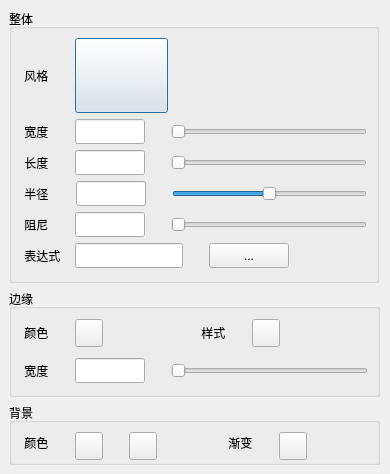
<?xml version="1.0" encoding="UTF-8"?>
<ui version="4.0">
 <class>CNeedleDialog</class>
 <widget class="QDialog" name="CNeedleDialog">
  <property name="geometry">
   <rect>
    <x>0</x>
    <y>0</y>
    <width>390</width>
    <height>474</height>
   </rect>
  </property>
  <property name="windowTitle">
   <string>Dialog</string>
  </property>
  <widget class="QGroupBox" name="groupBox">
   <property name="geometry">
    <rect>
     <x>9</x>
     <y>9</y>
     <width>370</width>
     <height>274</height>
    </rect>
   </property>
   <property name="title">
    <string>整体</string>
   </property>
   <layout class="QGridLayout" name="gridLayout">
    <item row="0" column="0">
     <layout class="QHBoxLayout" name="horizontalLayout">
      <item>
       <widget class="QLabel" name="label">
        <property name="text">
         <string> 风格</string>
        </property>
       </widget>
      </item>
      <item>
       <spacer name="horizontalSpacer">
        <property name="orientation">
         <enum>Qt::Horizontal</enum>
        </property>
        <property name="sizeType">
         <enum>QSizePolicy::Fixed</enum>
        </property>
        <property name="sizeHint" stdset="0">
         <size>
          <width>20</width>
          <height>20</height>
         </size>
        </property>
       </spacer>
      </item>
      <item>
       <widget class="QPushButton" name="needleStyBtn">
        <property name="minimumSize">
         <size>
          <width>93</width>
          <height>75</height>
         </size>
        </property>
        <property name="maximumSize">
         <size>
          <width>93</width>
          <height>75</height>
         </size>
        </property>
        <property name="text">
         <string/>
        </property>
       </widget>
      </item>
      <item>
       <spacer name="horizontalSpacer_2">
        <property name="orientation">
         <enum>Qt::Horizontal</enum>
        </property>
        <property name="sizeHint" stdset="0">
         <size>
          <width>40</width>
          <height>20</height>
         </size>
        </property>
       </spacer>
      </item>
     </layout>
    </item>
    <item row="1" column="0">
     <layout class="QHBoxLayout" name="horizontalLayout_2">
      <item>
       <widget class="QLabel" name="label_2">
        <property name="text">
         <string> 宽度</string>
        </property>
       </widget>
      </item>
      <item>
       <spacer name="horizontalSpacer_3">
        <property name="orientation">
         <enum>Qt::Horizontal</enum>
        </property>
        <property name="sizeType">
         <enum>QSizePolicy::Fixed</enum>
        </property>
        <property name="sizeHint" stdset="0">
         <size>
          <width>20</width>
          <height>20</height>
         </size>
        </property>
       </spacer>
      </item>
      <item>
       <widget class="QLineEdit" name="widEdit">
        <property name="minimumSize">
         <size>
          <width>70</width>
          <height>25</height>
         </size>
        </property>
        <property name="maximumSize">
         <size>
          <width>70</width>
          <height>25</height>
         </size>
        </property>
       </widget>
      </item>
      <item>
       <spacer name="horizontalSpacer_4">
        <property name="orientation">
         <enum>Qt::Horizontal</enum>
        </property>
        <property name="sizeType">
         <enum>QSizePolicy::Fixed</enum>
        </property>
        <property name="sizeHint" stdset="0">
         <size>
          <width>20</width>
          <height>20</height>
         </size>
        </property>
       </spacer>
      </item>
      <item>
       <widget class="QSlider" name="widSlider">
        <property name="minimum">
         <number>10</number>
        </property>
        <property name="maximum">
         <number>250</number>
        </property>
        <property name="orientation">
         <enum>Qt::Horizontal</enum>
        </property>
       </widget>
      </item>
     </layout>
    </item>
    <item row="2" column="0">
     <layout class="QHBoxLayout" name="horizontalLayout_3">
      <item>
       <widget class="QLabel" name="label_3">
        <property name="text">
         <string> 长度</string>
        </property>
       </widget>
      </item>
      <item>
       <spacer name="horizontalSpacer_5">
        <property name="orientation">
         <enum>Qt::Horizontal</enum>
        </property>
        <property name="sizeType">
         <enum>QSizePolicy::Fixed</enum>
        </property>
        <property name="sizeHint" stdset="0">
         <size>
          <width>20</width>
          <height>20</height>
         </size>
        </property>
       </spacer>
      </item>
      <item>
       <widget class="QLineEdit" name="lenEdit">
        <property name="minimumSize">
         <size>
          <width>70</width>
          <height>25</height>
         </size>
        </property>
        <property name="maximumSize">
         <size>
          <width>70</width>
          <height>25</height>
         </size>
        </property>
       </widget>
      </item>
      <item>
       <spacer name="horizontalSpacer_6">
        <property name="orientation">
         <enum>Qt::Horizontal</enum>
        </property>
        <property name="sizeType">
         <enum>QSizePolicy::Fixed</enum>
        </property>
        <property name="sizeHint" stdset="0">
         <size>
          <width>20</width>
          <height>20</height>
         </size>
        </property>
       </spacer>
      </item>
      <item>
       <widget class="QSlider" name="lenSlider">
        <property name="minimum">
         <number>10</number>
        </property>
        <property name="maximum">
         <number>1000</number>
        </property>
        <property name="orientation">
         <enum>Qt::Horizontal</enum>
        </property>
       </widget>
      </item>
     </layout>
    </item>
    <item row="3" column="0">
     <layout class="QHBoxLayout" name="horizontalLayout_4">
      <item>
       <widget class="QLabel" name="label_4">
        <property name="text">
         <string> 半径</string>
        </property>
       </widget>
      </item>
      <item>
       <spacer name="horizontalSpacer_7">
        <property name="orientation">
         <enum>Qt::Horizontal</enum>
        </property>
        <property name="sizeType">
         <enum>QSizePolicy::Fixed</enum>
        </property>
        <property name="sizeHint" stdset="0">
         <size>
          <width>20</width>
          <height>20</height>
         </size>
        </property>
       </spacer>
      </item>
      <item>
       <widget class="QLineEdit" name="radiusEdit">
        <property name="minimumSize">
         <size>
          <width>70</width>
          <height>25</height>
         </size>
        </property>
        <property name="maximumSize">
         <size>
          <width>70</width>
          <height>25</height>
         </size>
        </property>
       </widget>
      </item>
      <item>
       <spacer name="horizontalSpacer_8">
        <property name="orientation">
         <enum>Qt::Horizontal</enum>
        </property>
        <property name="sizeType">
         <enum>QSizePolicy::Fixed</enum>
        </property>
        <property name="sizeHint" stdset="0">
         <size>
          <width>20</width>
          <height>20</height>
         </size>
        </property>
       </spacer>
      </item>
      <item>
       <widget class="QSlider" name="radiusSlider">
        <property name="minimum">
         <number>-550</number>
        </property>
        <property name="maximum">
         <number>550</number>
        </property>
        <property name="orientation">
         <enum>Qt::Horizontal</enum>
        </property>
       </widget>
      </item>
     </layout>
    </item>
    <item row="4" column="0">
     <layout class="QHBoxLayout" name="horizontalLayout_5">
      <item>
       <widget class="QLabel" name="label_5">
        <property name="text">
         <string> 阻尼</string>
        </property>
       </widget>
      </item>
      <item>
       <spacer name="horizontalSpacer_9">
        <property name="orientation">
         <enum>Qt::Horizontal</enum>
        </property>
        <property name="sizeType">
         <enum>QSizePolicy::Fixed</enum>
        </property>
        <property name="sizeHint" stdset="0">
         <size>
          <width>20</width>
          <height>20</height>
         </size>
        </property>
       </spacer>
      </item>
      <item>
       <widget class="QLineEdit" name="stepEdit">
        <property name="minimumSize">
         <size>
          <width>70</width>
          <height>25</height>
         </size>
        </property>
        <property name="maximumSize">
         <size>
          <width>70</width>
          <height>25</height>
         </size>
        </property>
       </widget>
      </item>
      <item>
       <spacer name="horizontalSpacer_10">
        <property name="orientation">
         <enum>Qt::Horizontal</enum>
        </property>
        <property name="sizeType">
         <enum>QSizePolicy::Fixed</enum>
        </property>
        <property name="sizeHint" stdset="0">
         <size>
          <width>20</width>
          <height>20</height>
         </size>
        </property>
       </spacer>
      </item>
      <item>
       <widget class="QSlider" name="stepSlider">
        <property name="maximum">
         <number>10</number>
        </property>
        <property name="orientation">
         <enum>Qt::Horizontal</enum>
        </property>
       </widget>
      </item>
     </layout>
    </item>
    <item row="5" column="0">
     <layout class="QHBoxLayout" name="horizontalLayout_6">
      <item>
       <widget class="QLabel" name="label_6">
        <property name="text">
         <string> 表达式</string>
        </property>
       </widget>
      </item>
      <item>
       <spacer name="horizontalSpacer_11">
        <property name="orientation">
         <enum>Qt::Horizontal</enum>
        </property>
        <property name="sizeType">
         <enum>QSizePolicy::Fixed</enum>
        </property>
        <property name="sizeHint" stdset="0">
         <size>
          <width>8</width>
          <height>20</height>
         </size>
        </property>
       </spacer>
      </item>
      <item>
       <widget class="QLineEdit" name="expEdit">
        <property name="minimumSize">
         <size>
          <width>0</width>
          <height>25</height>
         </size>
        </property>
        <property name="maximumSize">
         <size>
          <width>16777215</width>
          <height>25</height>
         </size>
        </property>
       </widget>
      </item>
      <item>
       <spacer name="horizontalSpacer_12">
        <property name="orientation">
         <enum>Qt::Horizontal</enum>
        </property>
        <property name="sizeType">
         <enum>QSizePolicy::Fixed</enum>
        </property>
        <property name="sizeHint" stdset="0">
         <size>
          <width>20</width>
          <height>20</height>
         </size>
        </property>
       </spacer>
      </item>
      <item>
       <widget class="QPushButton" name="expBtn">
        <property name="minimumSize">
         <size>
          <width>0</width>
          <height>25</height>
         </size>
        </property>
        <property name="maximumSize">
         <size>
          <width>16777215</width>
          <height>25</height>
         </size>
        </property>
        <property name="text">
         <string>...</string>
        </property>
       </widget>
      </item>
      <item>
       <spacer name="horizontalSpacer_13">
        <property name="orientation">
         <enum>Qt::Horizontal</enum>
        </property>
        <property name="sizeHint" stdset="0">
         <size>
          <width>40</width>
          <height>20</height>
         </size>
        </property>
       </spacer>
      </item>
     </layout>
    </item>
   </layout>
  </widget>
  <widget class="QGroupBox" name="groupBox_2">
   <property name="geometry">
    <rect>
     <x>9</x>
     <y>289</y>
     <width>371</width>
     <height>108</height>
    </rect>
   </property>
   <property name="title">
    <string>边缘</string>
   </property>
   <layout class="QGridLayout" name="gridLayout_2">
    <item row="0" column="0">
     <layout class="QVBoxLayout" name="verticalLayout_2">
      <item>
       <layout class="QHBoxLayout" name="horizontalLayout_7">
        <item>
         <widget class="QLabel" name="label_7">
          <property name="text">
           <string> 颜色</string>
          </property>
         </widget>
        </item>
        <item>
         <spacer name="horizontalSpacer_14">
          <property name="orientation">
           <enum>Qt::Horizontal</enum>
          </property>
          <property name="sizeType">
           <enum>QSizePolicy::Fixed</enum>
          </property>
          <property name="sizeHint" stdset="0">
           <size>
            <width>20</width>
            <height>20</height>
           </size>
          </property>
         </spacer>
        </item>
        <item>
         <widget class="QPushButton" name="edgeColorBtn">
          <property name="minimumSize">
           <size>
            <width>28</width>
            <height>28</height>
           </size>
          </property>
          <property name="maximumSize">
           <size>
            <width>28</width>
            <height>28</height>
           </size>
          </property>
          <property name="text">
           <string/>
          </property>
         </widget>
        </item>
        <item>
         <spacer name="horizontalSpacer_15">
          <property name="orientation">
           <enum>Qt::Horizontal</enum>
          </property>
          <property name="sizeHint" stdset="0">
           <size>
            <width>40</width>
            <height>20</height>
           </size>
          </property>
         </spacer>
        </item>
        <item>
         <widget class="QLabel" name="label_8">
          <property name="text">
           <string> 样式</string>
          </property>
         </widget>
        </item>
        <item>
         <spacer name="horizontalSpacer_16">
          <property name="orientation">
           <enum>Qt::Horizontal</enum>
          </property>
          <property name="sizeType">
           <enum>QSizePolicy::Fixed</enum>
          </property>
          <property name="sizeHint" stdset="0">
           <size>
            <width>20</width>
            <height>20</height>
           </size>
          </property>
         </spacer>
        </item>
        <item>
         <widget class="QPushButton" name="edgeStyleBtn">
          <property name="minimumSize">
           <size>
            <width>28</width>
            <height>28</height>
           </size>
          </property>
          <property name="maximumSize">
           <size>
            <width>28</width>
            <height>28</height>
           </size>
          </property>
          <property name="text">
           <string/>
          </property>
         </widget>
        </item>
        <item>
         <spacer name="horizontalSpacer_17">
          <property name="orientation">
           <enum>Qt::Horizontal</enum>
          </property>
          <property name="sizeHint" stdset="0">
           <size>
            <width>40</width>
            <height>20</height>
           </size>
          </property>
         </spacer>
        </item>
       </layout>
      </item>
      <item>
       <spacer name="verticalSpacer_6">
        <property name="orientation">
         <enum>Qt::Vertical</enum>
        </property>
        <property name="sizeType">
         <enum>QSizePolicy::Fixed</enum>
        </property>
        <property name="sizeHint" stdset="0">
         <size>
          <width>20</width>
          <height>5</height>
         </size>
        </property>
       </spacer>
      </item>
      <item>
       <layout class="QHBoxLayout" name="horizontalLayout_8">
        <item>
         <widget class="QLabel" name="label_9">
          <property name="text">
           <string> 宽度</string>
          </property>
         </widget>
        </item>
        <item>
         <spacer name="horizontalSpacer_18">
          <property name="orientation">
           <enum>Qt::Horizontal</enum>
          </property>
          <property name="sizeType">
           <enum>QSizePolicy::Fixed</enum>
          </property>
          <property name="sizeHint" stdset="0">
           <size>
            <width>20</width>
            <height>20</height>
           </size>
          </property>
         </spacer>
        </item>
        <item>
         <widget class="QLineEdit" name="edgeWidEdit">
          <property name="minimumSize">
           <size>
            <width>70</width>
            <height>25</height>
           </size>
          </property>
          <property name="maximumSize">
           <size>
            <width>70</width>
            <height>25</height>
           </size>
          </property>
         </widget>
        </item>
        <item>
         <spacer name="horizontalSpacer_19">
          <property name="orientation">
           <enum>Qt::Horizontal</enum>
          </property>
          <property name="sizeType">
           <enum>QSizePolicy::Fixed</enum>
          </property>
          <property name="sizeHint" stdset="0">
           <size>
            <width>20</width>
            <height>20</height>
           </size>
          </property>
         </spacer>
        </item>
        <item>
         <widget class="QSlider" name="edgeWidSlider">
          <property name="minimum">
           <number>1</number>
          </property>
          <property name="maximum">
           <number>10</number>
          </property>
          <property name="orientation">
           <enum>Qt::Horizontal</enum>
          </property>
         </widget>
        </item>
       </layout>
      </item>
     </layout>
    </item>
   </layout>
  </widget>
  <widget class="QGroupBox" name="groupBox_3">
   <property name="geometry">
    <rect>
     <x>9</x>
     <y>403</y>
     <width>371</width>
     <height>62</height>
    </rect>
   </property>
   <property name="title">
    <string>背景</string>
   </property>
   <layout class="QGridLayout" name="gridLayout_3">
    <item row="0" column="0">
     <layout class="QHBoxLayout" name="horizontalLayout_9">
      <item>
       <widget class="QLabel" name="label_10">
        <property name="text">
         <string> 颜色</string>
        </property>
       </widget>
      </item>
      <item>
       <spacer name="horizontalSpacer_20">
        <property name="orientation">
         <enum>Qt::Horizontal</enum>
        </property>
        <property name="sizeType">
         <enum>QSizePolicy::Fixed</enum>
        </property>
        <property name="sizeHint" stdset="0">
         <size>
          <width>20</width>
          <height>20</height>
         </size>
        </property>
       </spacer>
      </item>
      <item>
       <widget class="QPushButton" name="color1Btn">
        <property name="minimumSize">
         <size>
          <width>28</width>
          <height>28</height>
         </size>
        </property>
        <property name="maximumSize">
         <size>
          <width>28</width>
          <height>28</height>
         </size>
        </property>
        <property name="text">
         <string/>
        </property>
       </widget>
      </item>
      <item>
       <spacer name="horizontalSpacer_21">
        <property name="orientation">
         <enum>Qt::Horizontal</enum>
        </property>
        <property name="sizeType">
         <enum>QSizePolicy::Fixed</enum>
        </property>
        <property name="sizeHint" stdset="0">
         <size>
          <width>20</width>
          <height>20</height>
         </size>
        </property>
       </spacer>
      </item>
      <item>
       <widget class="QPushButton" name="color2Btn">
        <property name="minimumSize">
         <size>
          <width>28</width>
          <height>28</height>
         </size>
        </property>
        <property name="maximumSize">
         <size>
          <width>28</width>
          <height>28</height>
         </size>
        </property>
        <property name="text">
         <string/>
        </property>
       </widget>
      </item>
      <item>
       <spacer name="horizontalSpacer_22">
        <property name="orientation">
         <enum>Qt::Horizontal</enum>
        </property>
        <property name="sizeHint" stdset="0">
         <size>
          <width>40</width>
          <height>20</height>
         </size>
        </property>
       </spacer>
      </item>
      <item>
       <widget class="QLabel" name="label_11">
        <property name="text">
         <string> 渐变</string>
        </property>
       </widget>
      </item>
      <item>
       <spacer name="horizontalSpacer_23">
        <property name="orientation">
         <enum>Qt::Horizontal</enum>
        </property>
        <property name="sizeType">
         <enum>QSizePolicy::Fixed</enum>
        </property>
        <property name="sizeHint" stdset="0">
         <size>
          <width>20</width>
          <height>20</height>
         </size>
        </property>
       </spacer>
      </item>
      <item>
       <widget class="QPushButton" name="gradStyleBtn">
        <property name="minimumSize">
         <size>
          <width>28</width>
          <height>28</height>
         </size>
        </property>
        <property name="maximumSize">
         <size>
          <width>28</width>
          <height>28</height>
         </size>
        </property>
        <property name="text">
         <string/>
        </property>
       </widget>
      </item>
      <item>
       <spacer name="horizontalSpacer_24">
        <property name="orientation">
         <enum>Qt::Horizontal</enum>
        </property>
        <property name="sizeHint" stdset="0">
         <size>
          <width>40</width>
          <height>20</height>
         </size>
        </property>
       </spacer>
      </item>
     </layout>
    </item>
   </layout>
  </widget>
 </widget>
 <resources/>
 <connections/>
</ui>
